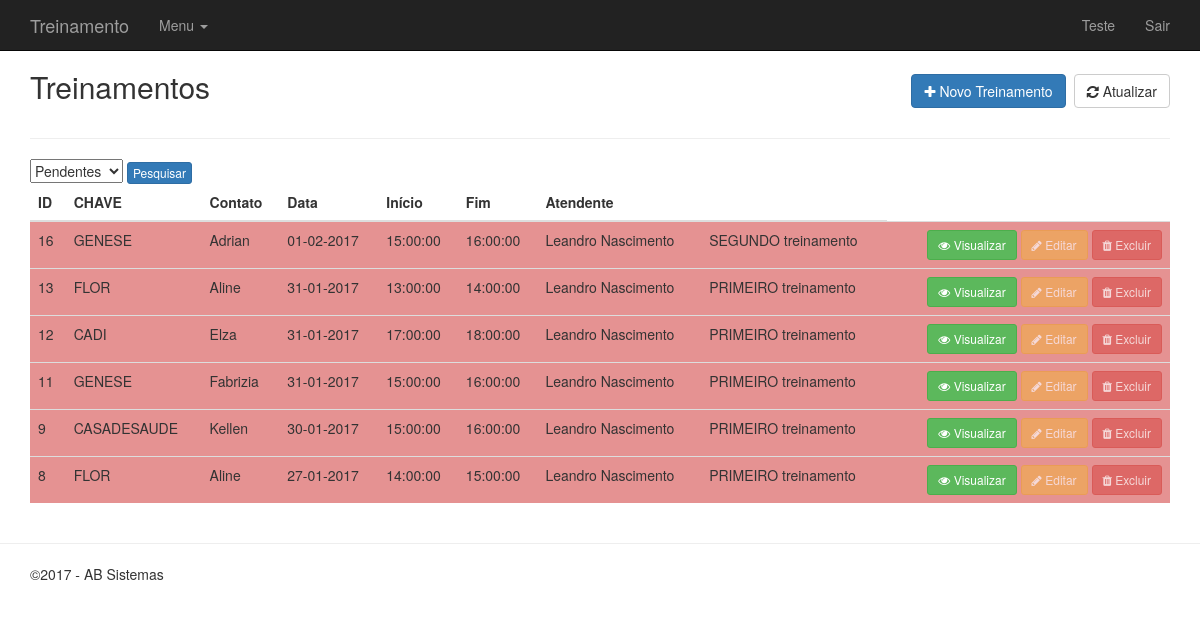
/treinamentos/index.php (signed in), run on the app's committed database.
### tables this page shows
CREATE TABLE `treinamentos` (
  `id` int(11) NOT NULL,
  `id_usuario` int(11) NOT NULL,
  `observacao` text,
  `chave` varchar(20) NOT NULL,
  `contato` varchar(50) DEFAULT NULL,
  `ordem` int(1) NOT NULL,
  `data_inclusao` datetime NOT NULL,
  `data_modificado` datetime DEFAULT NULL,
  `data_inicio` date DEFAULT NULL,
  `tempo_inicio` time NOT NULL,
  `tempo_fim` time NOT NULL,
  `criado_por` varchar(50) NOT NULL,
  `modificado_por` varchar(50) DEFAULT NULL,
  `concluido` char(1) NOT NULL DEFAULT 'n'
);

CREATE TABLE `usuarios` (
  `id` int(11) NOT NULL,
  `nome` varchar(50) NOT NULL,
  `usuario` varchar(50) NOT NULL,
  `senha` varchar(32) NOT NULL,
  `nivel` int(1) NOT NULL DEFAULT '1'
);

### treinamentos/index/filtro.php (called while the page is built, shortened)
<?php
$filtro = isset($_GET['option']) ? $_GET['option'] : null;
function filtro($sql_filtro = null){
    	$database = open_database();
	$found = array();
	try {
	    $result = $database->query($sql_filtro);
	    if ($result->num_rows > 0) {
		  while ($row = $result->fetch_assoc()) {
				$found[] = $row;
	      }
	    }
	} catch (Exception $e) {
	  $_SESSION['message'] = $e->GetMessage();
	  $_SESSION['type'] = 'danger';
  }
	return $found;
}
if($filtro == 'p' || !$filtro){
    $sql_filtro = "SELECT * FROM treinamentos WHERE concluido = 'n' ORDER BY id DESC";
    $treinamentos = filtro($sql_filtro);
}

### treinamentos/functions.php (called while the page is built, shortened)
<?php
function formatarData($data, $tipo = null){
  $format = new DateTime($data);
  if(!$tipo):
      return $format->format("d-m-Y");
  elseif($tipo == 'completa'):
      return $format->format("d-m-Y H:i:s");
  else:
      return $format->format("d-m-Y");
  endif;
}

### inc/database.php (called while the page is built, shortened)
<?php
function open_database() {
        try {
		$conn = new mysqli(DB_HOST, DB_USER, DB_PASSWORD, DB_NAME);
		return $conn;
	} catch (Exception $e) {
		echo $e->getMessage();
		return null;
	}
}
function my_query($sql){
    $database = open_database();
    $result = $database->query($sql);
        return $result;
}

### treinamentos/index.php (the view, shortened to what this page needs)
<?php
    require_once('functions.php');
    require_once 'index/filtro.php';
?>
<?php include(HEADER_TEMPLATE); ?>
<header>
	<div class="row">
		<div class="col-sm-6">
			<h2>Treinamentos</h2>
		</div>
		<div class="col-sm-6 text-right h2">
	    	<a class="btn btn-primary" href="add.php"><i class="fa fa-plus"></i> Novo Treinamento</a>
	    	<a class="btn btn-default" href="index.php"><i class="fa fa-refresh"></i> Atualizar</a>
	    </div>
	</div>
</header>
<hr>
<form id="filtro" action="index.php" method="get">
    <select name="option" class="selectpicker">
        <option value="p" selected>Pendentes</option>
    </select>
    <button type="submit" class="btn btn-xs btn-primary">Pesquisar</button>
</form>
<table class="table table-hover">
<thead>
	<tr>
		<th>ID</th>
		<th>CHAVE</th>
		<th>Contato</th>
		<th>Data</th>
		<th>Início</th>
		<th>Fim</th>
                <th>Atendente<th>
	</tr>
</thead>
<tbody>
<?php if ($treinamentos) : ?>
<?php foreach ($treinamentos as $treinamento) : ?>
    <tr class="<?php include 'index/class.php'; ?>">
                <?php
                $sql_u = "SELECT * FROM usuarios WHERE id = {$treinamento['id_usuario']}";
                $usuario = mysqli_fetch_assoc(my_query($sql_u));
                ?>
		<td><?php echo $treinamento['id']; ?></td>
		<td><?php echo $treinamento['chave']; ?></td>
		<td><?php echo $treinamento['contato']; ?></td>
                <td><?php echo formatarData($treinamento['data_inicio']); ?></td>
                <td><?php echo $treinamento['tempo_inicio']; ?></td>
                <td><?php echo $treinamento['tempo_fim']; ?></td>
                <td><?php echo $usuario['nome']; ?></td>
                <?php include 'index/ordem.php'; ?>
		<td class="actions text-right">
			<a href="view.php?id=<?php echo $treinamento['id']; ?>" class="btn btn-sm btn-success"><i class="fa fa-eye"></i> Visualizar</a>
			<?php include 'index/botoes/btn_editar.php'; ?>
			<?php include 'index/botoes/btn_excluir.php'; ?>
		</td>
	</tr>
<?php endforeach; ?>
<?php else : ?>
	<tr>
		<td colspan="6">Nenhum registro encontrado.</td>
	</tr>
<?php endif; ?>
</tbody>
</table>
<?php include(FOOTER_TEMPLATE); ?>

### inc/header.php (shortened to what this page needs)
<!DOCTYPE html>
<html>
<head>
    <link rel="stylesheet" href="https://maxcdn.bootstrapcdn.com/bootstrap/3.3.6/css/bootstrap.min.css">
    <link rel="stylesheet" href="https://maxcdn.bootstrapcdn.com/font-awesome/4.6.2/css/font-awesome.min.css">
</head>
<body>
    <nav class="navbar navbar-inverse navbar-fixed-top" role="navigation">
      <div class="container">
        <div class="navbar-header">
          <a href="<?php echo BASEURL; ?>index.php" class="navbar-brand">Treinamento</a>
        </div>
        <div id="navbar" class="navbar-collapse collapse">
          <ul class="nav navbar-nav">
            <li class="dropdown">
                <a href="#" class="dropdown-toggle" data-toggle="dropdown" role="button" aria-haspopup="true" aria-expanded="false">
                    Menu <span class="caret"></span>
                </a>
            </li>
          </ul>
            <ul class="nav navbar-nav navbar-right">
                <li><a href="#"><?= $_SESSION['nome']?></a></li>
                <li><a href="../../treinamento/usuarios/logout.php">Sair</a></li>
	          </ul>
        </div>
      </div>
    </nav>
    <main class="container">

### treinamentos/index/class.php (shortened to what this page needs)
<?php
    $today = date_create('now', new DateTimeZone('America/Sao_Paulo'));
?>
<?php
    if($treinamento['concluido'] == 's'){
        echo "tr_c";
    }elseif(strtotime($treinamento['data_inicio']) < strtotime($today->format("Y-m-d"))){
        echo "tr_3";
    }
?>

### treinamentos/index/ordem.php
<?php if($treinamento['ordem'] == 1):?>
    <td>PRIMEIRO treinamento</td>
<?php endif;?>
<?php if($treinamento['ordem'] == 2):?>
    <td>SEGUNDO treinamento</td>
<?php endif;?>

### treinamentos/index/botoes/btn_editar.php (shortened to what this page needs)
<?php if($treinamento['concluido'] == 's'): ?>
    <a href="#" class="btn btn-sm btn-warning" disabled><i class="fa fa-pencil"></i> Editar</a>
<?php else: ?>
    <?php if($_SESSION['nivel'] == 2): ?>
        <a href="edit.php?id=<?php echo $treinamento['id']; ?>" class="btn btn-sm btn-warning"><i class="fa fa-pencil"></i> Editar</a>
    <?php else: ?>
        <?php if($usuario['id'] == $_SESSION['id_usuario']): ?>
                    <a href="edit.php?id=<?php echo $treinamento['id']; ?>" class="btn btn-sm btn-warning"><i class="fa fa-pencil"></i> Editar</a>
        <?php else: ?>
            <a href="#" class="btn btn-sm btn-warning" disabled><i class="fa fa-pencil"></i> Editar</a>
        <?php endif; ?>
    <?php endif; ?>
<?php endif; ?>

### treinamentos/index/botoes/btn_excluir.php (shortened to what this page needs)
<?php if($treinamento['concluido'] == 's'): ?>
            <a href="#" class="btn btn-sm btn-danger" disabled><i class="fa fa-trash" ></i> Excluir </a>
<?php else: ?>
    <?php if($_SESSION['nivel'] == 2): ?>
                    <a href="#" class="btn btn-sm btn-danger" data-toggle="modal" data-target="#delete-modal" data-treinamento="<?php echo $treinamento['id']; ?>">
                        <i class="fa fa-trash"></i> Excluir
                    </a>
    <?php else: ?>
        <?php if($usuario['id'] == $_SESSION['id_usuario']): ?>
                    <a href="#" class="btn btn-sm btn-danger" data-toggle="modal" data-target="#delete-modal" data-treinamento="<?php echo $treinamento['id']; ?>">
                            <i class="fa fa-trash"></i> Excluir
                    </a>
        <?php else: ?>
              <a href="#" class="btn btn-sm btn-danger"  disabled ><i class="fa fa-trash" ></i> Excluir </a>
        <?php endif; ?>
    <?php endif; ?>
<?php endif; ?>

### inc/footer.php (shortened to what this page needs)
	</main>
	<hr>
	<footer class="container">
		<p>&copy;2017 - AB Sistemas</p>
	</footer>
</body>
</html>

### inc/header.php (style rules this page uses)
body { padding-top: 50px; padding-bottom: 20px; }

### treinamentos/index/style.php (style rules this page uses)
.tr_3 { background-color:#e59292; }

### data on the page
treinamentos: id "16", chave "GENESE", contato "Adrian", data_inicio "01-02-2017", tempo_inicio "15:00:00", tempo_fim "16:00:00", id_usuario.nome "Leandro Nascimento", ordem "SEGUNDO treinamento", concluido "Editar"
treinamentos: id "13", chave "FLOR", contato "Aline", data_inicio "31-01-2017", tempo_inicio "13:00:00", tempo_fim "14:00:00", id_usuario.nome "Leandro Nascimento", ordem "PRIMEIRO treinamento", concluido "Editar"
treinamentos: id "12", chave "CADI", contato "Elza", data_inicio "31-01-2017", tempo_inicio "17:00:00", tempo_fim "18:00:00", id_usuario.nome "Leandro Nascimento", ordem "PRIMEIRO treinamento", concluido "Editar"
treinamentos: id "11", chave "GENESE", contato "Fabrizia", data_inicio "31-01-2017", tempo_inicio "15:00:00", tempo_fim "16:00:00", id_usuario.nome "Leandro Nascimento", ordem "PRIMEIRO treinamento", concluido "Editar"
treinamentos: id "9", chave "CASADESAUDE", contato "Kellen", data_inicio "30-01-2017", tempo_inicio "15:00:00", tempo_fim "16:00:00", id_usuario.nome "Leandro Nascimento", ordem "PRIMEIRO treinamento", concluido "Editar"
treinamentos: id "8", chave "FLOR", contato "Aline", data_inicio "27-01-2017", tempo_inicio "14:00:00", tempo_fim "15:00:00", id_usuario.nome "Leandro Nascimento", ordem "PRIMEIRO treinamento", concluido "Editar"

### other printed values
$_SESSION['nome'] "Teste"
